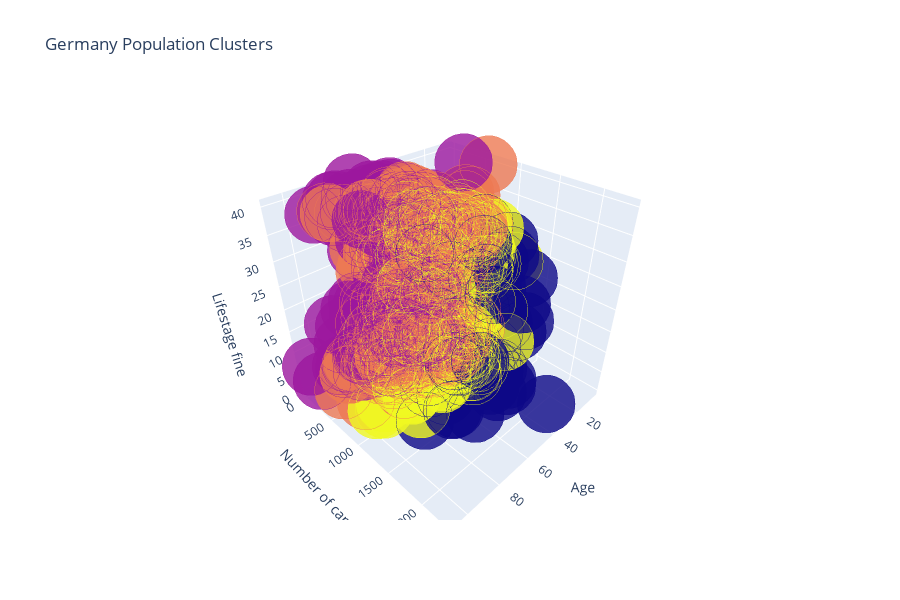

The code cell stored with this chart in its notebook:
### Markdown cell above
Since `n_clusters` of 2 just divided our dataset into 2 clusters, we can increase it around 4 *(average silhouette_score: 0.5153760510006951 with Std Scaling)* to have a better view.

### Code cell
kmeans_model = clusters_3d(4, X, attrs, 'Germany Population Clusters')

### Figure 1 — Plotly figure (JSON) as saved in the notebook; plotly's stock layout.template omitted (floating-point values rounded to 4 significant figures; data arrays with more than 128 entries replaced by an {"elided": "..."} marker saying what was removed)
{"data": [{"marker": {"color": {"elided": "1029 int values"}, "line": {"color": {"elided": "1029 int values"}, "width": 12}, "opacity": 0.8, "size": 20}, "mode": "markers", "type": "scatter3d", "x": {"elided": "1029 int values"}, "y": {"elided": "1029 int values"}, "z": {"elided": "1029 int values"}}], "layout": {"height": 600, "scene": {"xaxis": {"title": {"text": "Age"}}, "yaxis": {"title": {"text": "Number of cars"}}, "zaxis": {"title": {"text": "Lifestage fine"}}}, "title": {"text": "Germany Population Clusters"}}}
